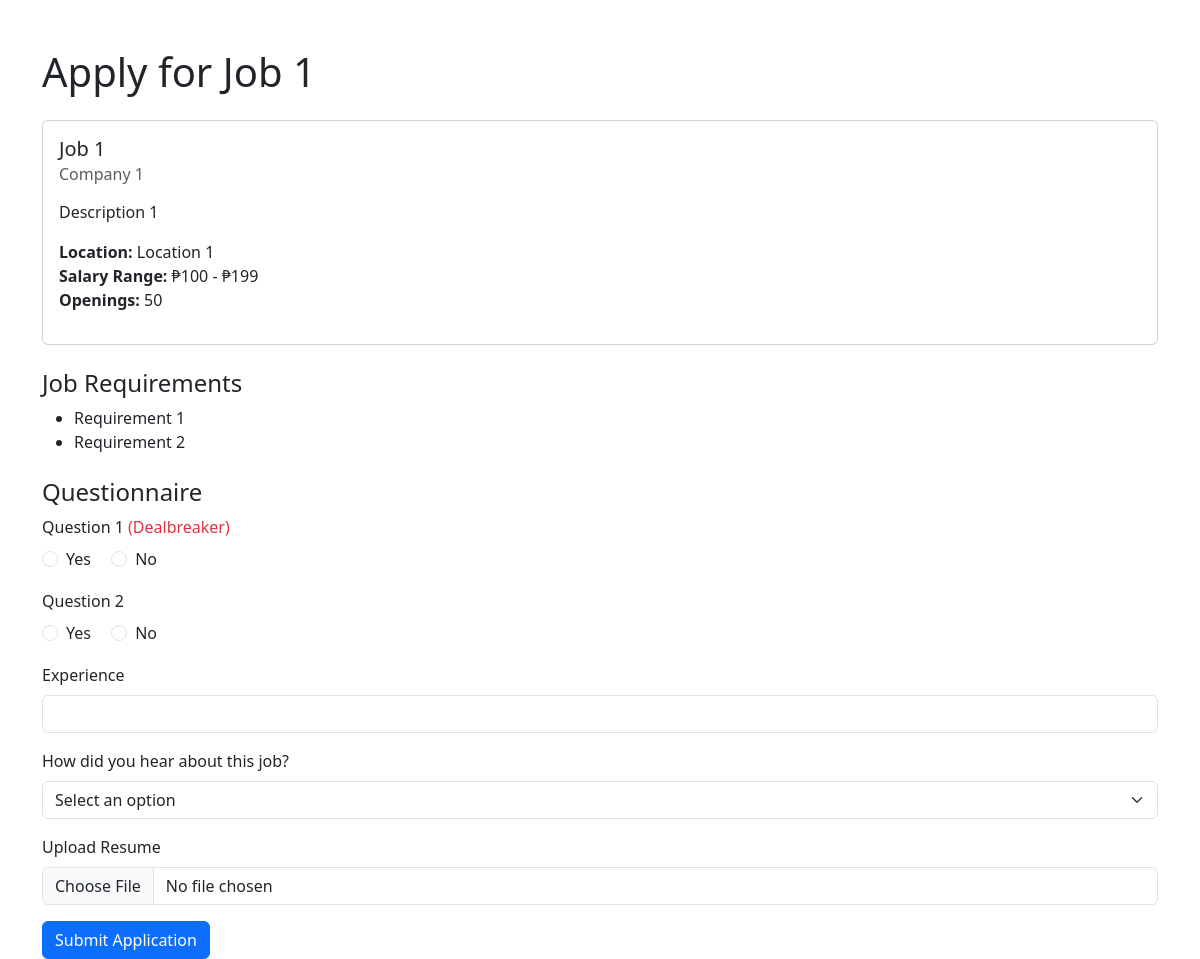
Page /apply.php?job_post_id=23 on the committed database.
### tables this page shows
CREATE TABLE `job_posts` (
  `job_post_id` int(11) NOT NULL,
  `job_title` varchar(255) NOT NULL,
  `partner_company` varchar(255) DEFAULT NULL,
  `location` varchar(255) DEFAULT NULL,
  `min_salary` decimal(10,2) DEFAULT NULL,
  `max_salary` decimal(10,2) DEFAULT NULL,
  `description` text DEFAULT NULL,
  `openings` int(11) DEFAULT NULL,
  `created_by` int(11) DEFAULT NULL,
  `deadline` date DEFAULT NULL,
  `status` enum('Open','Closed','Pending') DEFAULT 'Open',
  `preferred_educational_level` enum('ALS Graduate','High School Graduate','Junior High School Graduate','Senior High School Graduate','College Graduate','Bachelor''s Degree','Masteral Degree','Doctorate Degree') DEFAULT NULL,
  `preferred_age_range` varchar(50) DEFAULT NULL,
  `preferred_work_experience` text DEFAULT NULL
);

CREATE TABLE `job_requirements` (
  `requirement_id` int(11) NOT NULL,
  `job_post_id` int(11) DEFAULT NULL,
  `requirement_name` varchar(255) NOT NULL
);

CREATE TABLE `questionnaires` (
  `question_id` int(11) NOT NULL,
  `job_post_id` int(11) DEFAULT NULL,
  `question_text` text NOT NULL,
  `dealbreaker` tinyint(1) DEFAULT 0,
  `correct_answer` tinyint(1) DEFAULT NULL
);

### apply.php (the view, shortened to what this page needs)
<?php
require 'db.php';
$job_post_id = $_GET['job_post_id'];
$jobQuery = $pdo->prepare("SELECT * FROM job_posts WHERE job_post_id = :job_post_id");
$jobQuery->execute(['job_post_id' => $job_post_id]);
$jobDetails = $jobQuery->fetch(PDO::FETCH_ASSOC);
$requirementsQuery = $pdo->prepare("SELECT * FROM job_requirements WHERE job_post_id = :job_post_id");
$requirementsQuery->execute(['job_post_id' => $job_post_id]);
$requirements = $requirementsQuery->fetchAll(PDO::FETCH_ASSOC);
$questionnaireQuery = $pdo->prepare("SELECT * FROM questionnaires WHERE job_post_id = :job_post_id");
$questionnaireQuery->execute(['job_post_id' => $job_post_id]);
$questions = $questionnaireQuery->fetchAll(PDO::FETCH_ASSOC);
?>
<!DOCTYPE html>
<html lang="en">
<head>
    <link href="https://cdn.jsdelivr.net/npm/bootstrap@5.3.0-alpha1/dist/css/bootstrap.min.css" rel="stylesheet">
</head>
<body>
<div class="container mt-5">
    <h1 class="mb-4">Apply for <?= htmlspecialchars($jobDetails['job_title']) ?></h1>
    <div class="card mb-4">
        <div class="card-body">
            <h5 class="card-title"><?= htmlspecialchars($jobDetails['job_title']) ?></h5>
            <h6 class="card-subtitle text-muted"><?= htmlspecialchars($jobDetails['partner_company']) ?></h6>
            <p class="mt-3"><?= nl2br(htmlspecialchars($jobDetails['description'])) ?></p>
            <p>
                <strong>Location:</strong> <?= htmlspecialchars($jobDetails['location']) ?><br>
                <strong>Salary Range:</strong> ₱<?= number_format($jobDetails['min_salary']) ?> - ₱<?= number_format($jobDetails['max_salary']) ?><br>
                <strong>Openings:</strong> <?= htmlspecialchars($jobDetails['openings']) ?><br>
            </p>
        </div>
    </div>
    <?php if (!empty($requirements)): ?>
        <h4>Job Requirements</h4>
        <ul>
            <?php foreach ($requirements as $req): ?>
                <li><?= htmlspecialchars($req['requirement_name']) ?></li>
            <?php endforeach; ?>
        </ul>
    <?php endif; ?>
     <?php if (!empty($questions)): ?>
        <h4 class="mt-4">Questionnaire</h4>
    <?php endif; ?>
    <form method="POST" enctype="multipart/form-data">
        <?php if (!empty($questions)): ?>
            <?php foreach ($questions as $q): ?>
                <div class="mb-3">
                    <label class="form-label"><?= htmlspecialchars($q['question_text']) ?> <?= $q['dealbreaker'] ? '<span class="text-danger">(Dealbreaker)</span>' : '' ?></label>
                    <div>
                        <div class="form-check form-check-inline">
                            <input class="form-check-input" type="radio" name="answers[<?= $q['question_id'] ?>]" value="1" required>
                            <label class="form-check-label">Yes</label>
                        </div>
                        <div class="form-check form-check-inline">
                            <input class="form-check-input" type="radio" name="answers[<?= $q['question_id'] ?>]" value="0" required>
                            <label class="form-check-label">No</label>
                        </div>
                    </div>
                </div>
            <?php endforeach; ?>
        <?php endif; ?>
        <div class="mb-3">
            <label for="work_experience" class="form-label">Experience</label>
            <input type="number" class="form-control" name="work_experience" id="work_experience" required>
        </div>
        <div class="mb-3">
            <label for="sourcing" class="form-label">How did you hear about this job?</label>
            <select name="sourcing" id="sourcing" class="form-select" required>
                <option value="">Select an option</option>
            </select>
        </div>
        <div class="mb-3">
            <label for="resume" class="form-label">Upload Resume</label>
            <input type="file" name="resume" id="resume" class="form-control" required>
        </div>
        <button type="submit" class="btn btn-primary">Submit Application</button>
    </form>
</div>
</body>
</html>

### rows in the picture
job_posts: job_title "Job 1", partner_company "Company 1", description "Description 1", location "Location 1", min_salary "100", max_salary "199", openings "50"
job_requirements: requirement_name "Requirement 1"
job_requirements: requirement_name "Requirement 2"
questionnaires: question_text "Question 1", dealbreaker "(Dealbreaker)"
questionnaires: question_text "Question 2"
